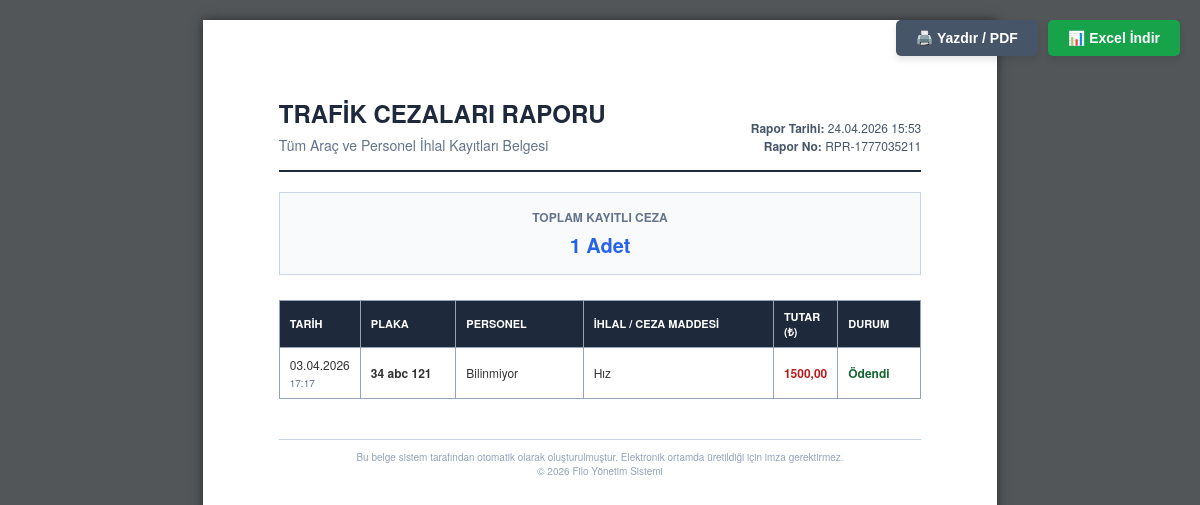
/cezalar/rapor-belgesi/ (signed in), run on the app's committed database.
### transfer/models.py (models this page shows, shortened)
class Ceza(models.Model):
    arac = models.ForeignKey(Arac, on_delete=models.CASCADE, related_name='cezalar', verbose_name="Ceza Yiyen Araç")
    personel = models.ForeignKey(Personel, on_delete=models.SET_NULL, null=True, blank=True, related_name='cezalar', verbose_name="Aracı Kullanan Personel")
    tarih = models.DateField(verbose_name="Ceza Tarihi")
    saat = models.TimeField(null=True, blank=True, verbose_name="Ceza Saati")
    madde = models.CharField(max_length=200, verbose_name="Ceza Maddesi / İhlal Nedeni (Örn: Radar, Hatalı Park)")
    tutar = models.DecimalField(max_digits=10, decimal_places=2, verbose_name="Ceza Tutarı (₺)")
    son_odeme_tarihi = models.DateField(null=True, blank=True, verbose_name="İndirimli Son Ödeme Tarihi")
    odendi_mi = models.BooleanField(default=False, verbose_name="Ödendi mi?")
    aciklama = models.TextField(null=True, blank=True, verbose_name="Açıklama / Notlar")
    belge = models.FileField(upload_to='ceza_belgeleri/', null=True, blank=True, verbose_name="Ceza Makbuzu / Fotoğrafı")

class Arac(models.Model):
    VITES_SECENEKLERI = [
        ('manuel', 'Manuel'),
        ('otomatik', 'Otomatik'),
        ('yari_otomatik', 'Yarı Otomatik'),
    ]
    YAKIT_SECENEKLERI = [
        ('benzin', 'Benzin'),
        ('dizel', 'Dizel'),
        ('lpg', 'LPG'),
        ('elektrik', 'Elektrik'),
        ('hibrit', 'Hibrit'),
    ]
    DURUM_SECENEKLERI = [
        ('bosta', 'Faal (Boşta)'),
        ('musteride', 'Müşteride'),
        ('rehin', 'Rehin'),
        ('serviste', 'Serviste'),
    ]
    MULKIYET_SECENEKLERI = [
        ('sirket', 'Şirket Aracı'),
        ('kiralik', 'Kiralık'),
    ]
    IL_SECENEKLERI = [
        ('01', '01 - Adana'), ('02', '02 - Adıyaman'), ('03', '03 - Afyonkarahisar'),
        ('04', '04 - Ağrı'), ('05', '05 - Amasya'), ('06', '06 - Ankara'),
        ('07', '07 - Antalya'), ('08', '08 - Artvin'), ('09', '09 - Aydın'),
        ('10', '10 - Balıkesir'), ('11', '11 - Bilecik'), ('12', '12 - Bingöl'),
        ('13', '13 - Bitlis'), ('14', '14 - Bolu'), ('15', '15 - Burdur'),
        ('16', '16 - Bursa'), ('17', '17 - Çanakkale'), ('18', '18 - Çankırı'),
        ('19', '19 - Çorum'), ('20', '20 - Denizli'), ('21', '21 - Diyarbakır'),
        ('22', '22 - Edirne'), ('23', '23 - Elazığ'), ('24', '24 - Erzincan'),
        ('25', '25 - Erzurum'), ('26', '26 - Eskişehir'), ('27', '27 - Gaziantep'),
        ('28', '28 - Giresun'), ('29', '29 - Gümüşhane'), ('30', '30 - Hakkari'),
        ('31', '31 - Hatay'), ('32', '32 - Isparta'), ('33', '33 - Mersin'),
        ('34', '34 - İstanbul'), ('35', '35 - İzmir'), ('36', '36 - Kars'),
        ('37', '37 - Kastamonu'), ('38', '38 - Kayseri'), ('39', '39 - Kırklareli'),
        ('40', '40 - Kırşehir'), ('41', '41 - Kocaeli'), ('42', '42 - Konya'),
        ('43', '43 - Kütahya'), ('44', '44 - Malatya'), ('45', '45 - Manisa'),
        ('46', '46 - Kahramanmaraş'), ('47', '47 - Mardin'), ('48', '48 - Muğla'),
        ('49', '49 - Muş'), ('50', '50 - Nevşehir'), ('51', '51 - Niğde'),
        ('52', '52 - Ordu'), ('53', '53 - Rize'), ('54', '54 - Sakarya'),
        ('55', '55 - Samsun'), ('56', '56 - Siirt'), ('57', '57 - Sinop'),
        ('58', '58 - Sivas'), ('59', '59 - Tekirdağ'), ('60', '60 - Tokat'),
        ('61', '61 - Trabzon'), ('62', '62 - Tunceli'), ('63', '63 - Şanlıurfa'),
        ('64', '64 - Uşak'), ('65', '65 - Van'), ('66', '66 - Yozgat'),
        ('67', '67 - Zonguldak'), ('68', '68 - Aksaray'), ('69', '69 - Bayburt'),
        ('70', '70 - Karaman'), ('71', '71 - Kırıkkale'), ('72', '72 - Batman'),
        ('73', '73 - Şırnak'), ('74', '74 - Bartın'), ('75', '75 - Ardahan'),
        ('76', '76 - Iğdır'), ('77', '77 - Yalova'), ('78', '78 - Karabük'),
        ('79', '79 - Kilis'), ('80', '80 - Osmaniye'), ('81', '81 - Düzce')
    ]
    arac_kodu = models.CharField(max_length=50, unique=True, null=True, blank=True)
    plaka = models.CharField(max_length=20, unique=True)
    kapasite = models.PositiveIntegerField(default=4)
    il_kodu = models.CharField(max_length=10, choices=IL_SECENEKLERI, null=True, blank=True)
    firma = models.ForeignKey('Firma', on_delete=models.SET_NULL, null=True, blank=True, verbose_name="Şirket")
    arac_turu = models.ForeignKey(AracTuru, on_delete=models.SET_NULL, null=True, blank=True)
    tescil_sira_no = models.CharField(max_length=50, null=True, blank=True)
    renk = models.CharField(max_length=30, null=True, blank=True)
    sase_no = models.CharField(max_length=100, null=True, blank=True)
    motor_no = models.CharField(max_length=100, null=True, blank=True)
    marka = models.CharField(max_length=50, null=True, blank=True)
    model_tanim = models.CharField(max_length=100, null=True, blank=True)
    vites = models.CharField(max_length=20, choices=VITES_SECENEKLERI, null=True, blank=True)
    yakit_tipi = models.CharField(max_length=20, choices=YAKIT_SECENEKLERI, null=True, blank=True)
    arac_durumu = models.CharField(max_length=20, choices=DURUM_SECENEKLERI, default='bosta')
    arac_kimde = models.CharField(max_length=100, null=True, blank=True)
    ilk_tescil_tarihi = models.DateField(null=True, blank=True)
    tescil_tarihi = models.DateField(null=True, blank=True)
    model_yili = models.PositiveIntegerField(null=True, blank=True)
    segment = models.CharField(max_length=50, null=True, blank=True)
    mulkiyet_durumu = models.CharField(max_length=20, choices=MULKIYET_SECENEKLERI, default='sirket')
    muayene_tarihi = models.DateField(null=True, blank=True)
    egzoz_emisyon_tarihi = models.DateField(null=True, blank=True)
    cekici_ruhsati_tarihi = models.DateField(null=True, blank=True)
    serusefer_tarihi = models.DateField(null=True, blank=True)
    resim = models.ImageField(upload_to='arac_resimleri/', null=True, blank=True)

class Personel(models.Model):
    CALISMA_TURLERI = [
        ('tam_zamanli', 'Tam Zamanlı'),
        ('yari_zamanli', 'Yarı Zamanlı'),
        ('serbest', 'Freelance/Sözleşmeli'),
    ]
    ad_soyad = models.CharField(max_length=100, null=True, blank=True)
    ad = models.CharField(max_length=50, null=True, blank=True)
    soyad = models.CharField(max_length=50, null=True, blank=True)
    telefon = models.CharField(max_length=20)
    is_baslama_tarihi = models.DateField(null=True, blank=True)
    is_ayrilis_tarihi = models.DateField(null=True, blank=True)
    calisma_turu = models.CharField(max_length=20, choices=CALISMA_TURLERI, default='tam_zamanli')
    gorevi = models.CharField(max_length=100, null=True, blank=True)
    aktif_mi = models.BooleanField(default=True)

### transfer/views.py (the view)
# urls.py: path('cezalar/rapor-belgesi/', staff_only(views.ceza_raporu_belge), name='ceza_raporu_belge'),
@login_required
def ceza_raporu_belge(request):
    cezalar = Ceza.objects.all().order_by('-tarih')
    context = {
        'cezalar': cezalar,
    }
    return render(request, 'transfer/ceza_raporu_belge.html', context)

### transfer/urls.py (called while the page is built)
def staff_only(view_func):
    return user_passes_test(lambda u: u.is_staff, login_url='transfer_listesi')(view_func)

### transfer/templates/transfer/ceza_raporu_belge.html (shortened to what this page needs)
<!DOCTYPE html>
<html lang="tr">
<head>
</head>
<body>
    <div style="position: fixed; top: 20px; right: 20px; display: flex; gap: 10px; z-index: 1000;" class="no-print">
        <button class="print-btn" onclick="window.print()" style="background: #475569;">
            🖨️ Yazdır / PDF
        </button>
        <button class="print-btn" onclick="exportTableToExcel('raporTablosu', 'Trafik_Cezalari_Raporu')" style="background: #16a34a;">
            📊 Excel İndir
        </button>
    </div>
    <div class="document-a4">
        <div class="doc-header">
            <div class="doc-title">
                <h1>Trafik Cezaları Raporu</h1>
                <p>Tüm Araç ve Personel İhlal Kayıtları Belgesi</p>
            </div>
            <div class="doc-meta">
                <div><strong>Rapor Tarihi:</strong> {% now "d.m.Y H:i" %}</div>
                <div><strong>Rapor No:</strong> RPR-{% now "U" %}</div>
            </div>
        </div>
        <table class="summary-table">
            <tr>
                <td>
                    <span class="summary-label">Toplam Kayıtlı Ceza</span>
                    <span class="summary-value">{{ cezalar|length }} Adet</span>
                </td>
            </tr>
        </table>
        <table class="data-table" id="raporTablosu">
            <thead>
                <tr>
                    <th width="12%">TARİH</th>
                    <th width="15%">PLAKA</th>
                    <th width="20%">PERSONEL</th>
                    <th width="30%">İHLAL / CEZA MADDESİ</th>
                    <th width="10%" class="text-right">TUTAR (₺)</th>
                    <th width="13%" class="text-center">DURUM</th>
                </tr>
            </thead>
            <tbody>
                {% for ceza in cezalar %}
                <tr>
                    <td>{{ ceza.tarih|date:"d.m.Y" }}<br><span style="color:#64748b; font-size:10px;">{{ ceza.saat|time:"H:i"|default:"" }}</span></td>
                    <td><strong>{{ ceza.arac.plaka }}</strong></td>
                    <td>{{ ceza.personel.ad_soyad|default:"Bilinmiyor" }}</td>
                    <td>{{ ceza.madde }}</td>
                    <td class="text-right"><strong style="color:#b91c1c;">{{ ceza.tutar }}</strong></td>
                    <td class="text-center">
                        {% if ceza.odendi_mi %}
                            <span class="status-paid">Ödendi</span>
                        {% else %}
                            <span class="status-unpaid">Ödenmedi</span>
                            {% if ceza.son_odeme_tarihi %}
                                <br><span style="font-size: 9px; color: #64748b;">Son: {{ ceza.son_odeme_tarihi|date:"d.m.Y" }}</span>
                            {% endif %}
                        {% endif %}
                    </td>
                </tr>
                {% empty %}
                <tr>
                    <td colspan="6" class="text-center" style="padding: 20px; color: #64748b;">
                        Sistemde listelenecek ceza kaydı bulunmamaktadır.
                    </td>
                </tr>
                {% endfor %}
            </tbody>
        </table>
        <div class="doc-footer">
            Bu belge sistem tarafından otomatik olarak oluşturulmuştur. Elektronik ortamda üretildiği için imza gerektirmez.<br>
            © {% now "Y" %} Filo Yönetim Sistemi
        </div>
    </div>
</body>
</html>

### transfer/templates/transfer/ceza_raporu_belge.html (style rules this page uses)
body { font-family: 'Helvetica Neue', Helvetica, Arial, sans-serif; background-color: #525659; margin: 0; padding: 20px; color: #333; }
.document-a4 { background-color: #fff; width: 210mm; min-height: 297mm; margin: 0 auto; padding: 20mm; box-shadow: 0 0 10px rgba(0,0,0,0.5); box-sizing: border-box; position: relative; }
.doc-header { border-bottom: 2px solid #1e293b; padding-bottom: 15px; margin-bottom: 20px; display: flex; justify-content: space-between; align-items: flex-end; }
.doc-title h1 { margin: 0; color: #1e293b; font-size: 24px; text-transform: uppercase; }
.doc-title p { margin: 5px 0 0 0; color: #64748b; font-size: 14px; }
.doc-meta { text-align: right; font-size: 12px; color: #475569; }
.summary-table { width: 100%; border-collapse: collapse; margin-bottom: 25px; background-color: #f8fafc; border: 1px solid #cbd5e1; border-radius: 6px; }
.summary-table td { padding: 15px; text-align: center; }
.summary-label { font-size: 12px; color: #64748b; font-weight: bold; text-transform: uppercase; display: block; margin-bottom: 4px; }
.summary-value { font-size: 20px; color: #2563eb; font-weight: bold; }
.data-table { width: 100%; border-collapse: collapse; font-size: 12px; margin-bottom: 25px; }
.data-table th, .data-table td { border: 1px solid #94a3b8; padding: 8px 10px; text-align: left; vertical-align: middle; }
.data-table th { background-color: #1e293b; color: white; font-weight: bold; text-transform: uppercase; font-size: 11px; }
.text-right { text-align: right; }
.text-center { text-align: center; }
.status-paid { color: #166534; font-weight: bold; }
.doc-footer { margin-top: 40px; text-align: center; font-size: 10px; color: #94a3b8; border-top: 1px solid #cbd5e1; padding-top: 10px; }
.print-btn { color: white; border: none; padding: 10px 20px; font-size: 14px; border-radius: 5px; cursor: pointer; box-shadow: 0 4px 6px rgba(0,0,0,0.1); transition: opacity 0.2s; font-weight: bold; }

### data on the page
Ceza: tarih "03.04.2026", saat "17:17", arac.plaka "34 abc 121", personel.ad_soyad "Bilinmiyor", madde "Hız", tutar "1500,00", odendi_mi "Ödendi"

### other printed values
{{ cezalar|length }} "1"
